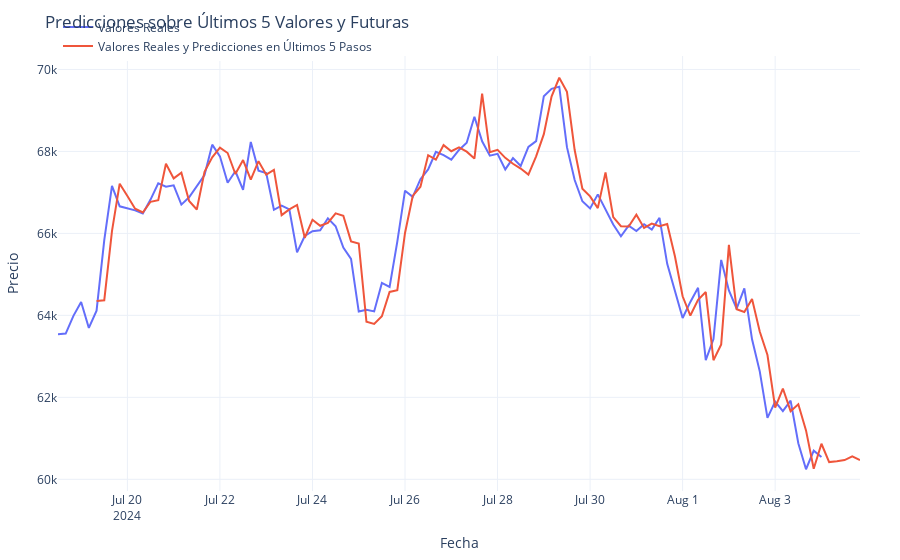

The code cell stored with this chart in its notebook:
### Code cell
import plotly.graph_objects as go

# Crear la figura
fig = go.Figure()

# Agregar los valores reales (últimos 10 valores)
fig.add_trace(go.Scatter(x=df_4h.index[-100:], y=df_4h.close.values[-100:], 
                         name='Valores Reales'))

# Agregar las predicciones sobre los últimos valores y las predicciones futuras
fig.add_trace(go.Scatter(x=predicciones_4h.index[-100:], y=predicciones_4h.pred[-100:], 
                         name='Valores Reales y Predicciones en Últimos 5 Pasos'))


## Personalizar el gráfico
fig.update_layout(
    title='Predicciones sobre Últimos 5 Valores y Futuras',
    xaxis_title='Fecha',
    yaxis_title='Precio',
    legend=dict(x=0, y=1.1),
    margin=dict(l=40, r=40, t=40, b=40),
    hovermode='x',
    template='plotly_white'
)
#
# Mostrar el gráfico
fig.show()
